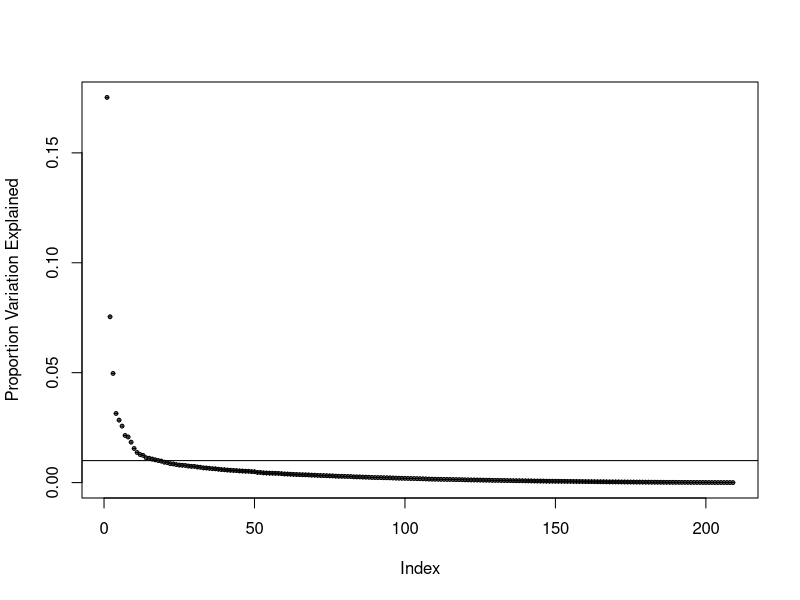
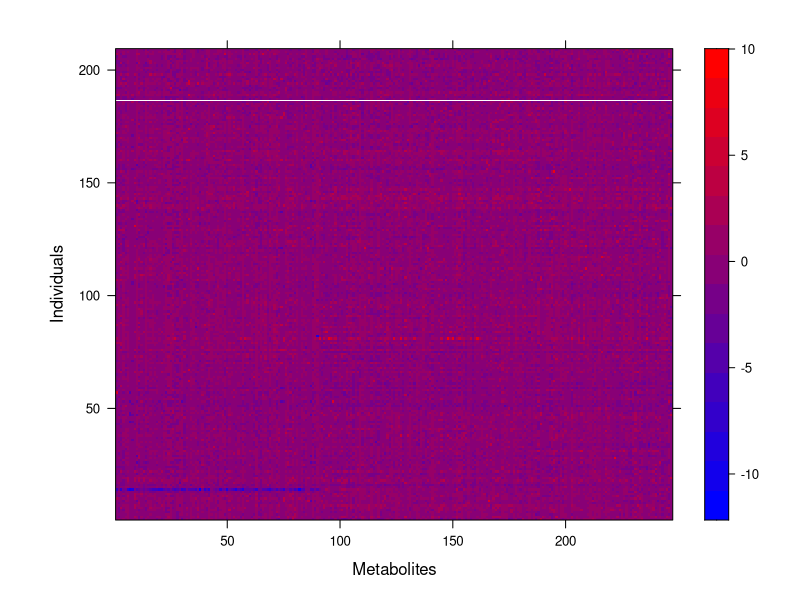
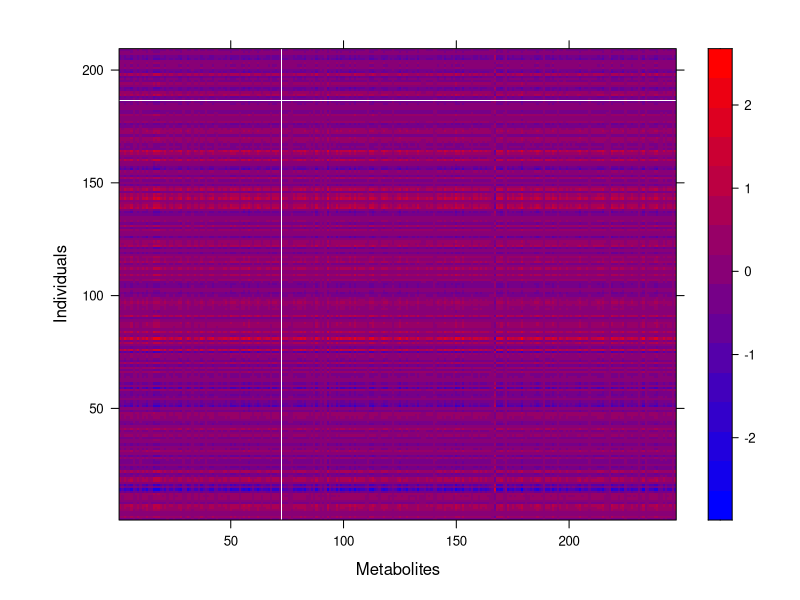
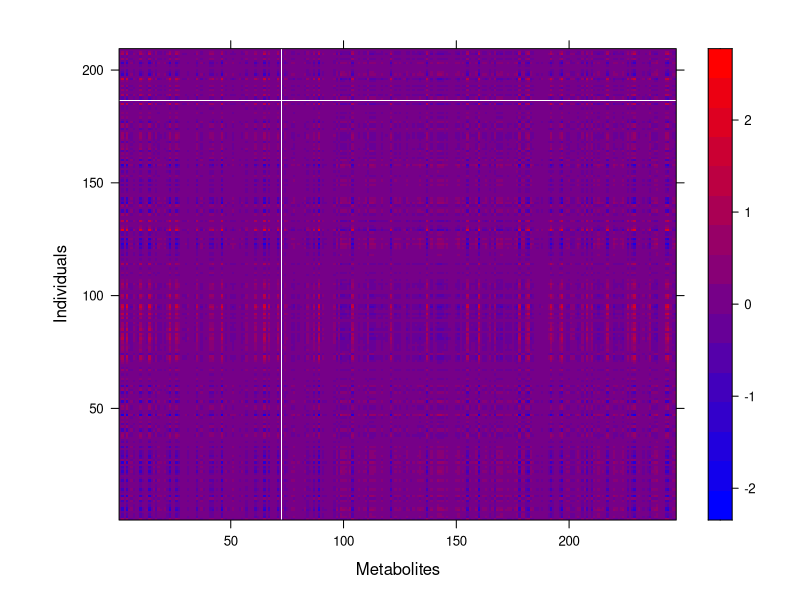
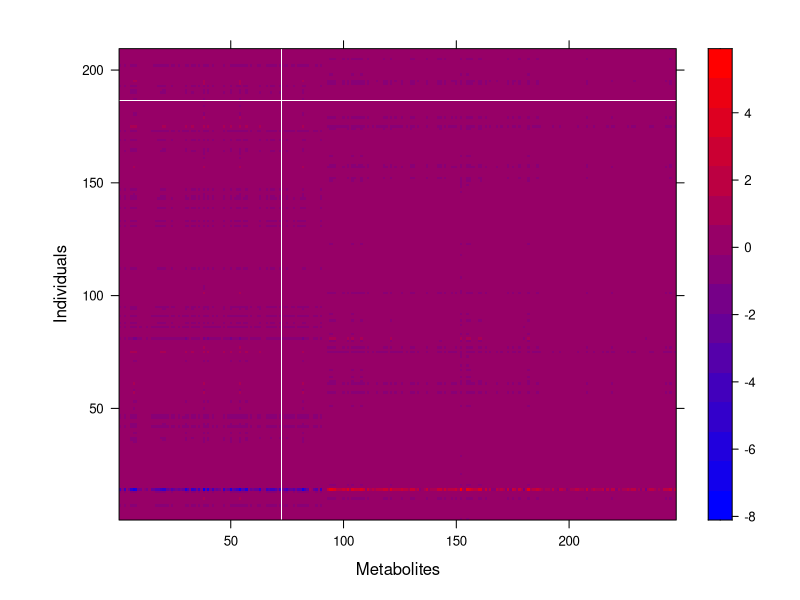

Here is the R script that generated these plots, in order:
## ---- chunk 1
setwd("~/KKScardiology/analysis")

data=na.omit(data.frame(read.csv("../data/kts.csv",header = T)))##omitted 79 rows
metab=data[,24:ncol(data)]
metab=metab[,-213]
v=svd(metab)$v
u=svd(metab)$u
d=svd(metab)$d

X=as.matrix(metab)


#clrs <- colorRampPalette(rev(c("#D73027","#FC8D59","#FEE090","#FFFFBF","#E0F3F8","#91BFDB","#4575B4")))(64)
library("lattice")
X=scale(X,center=TRUE,scale=TRUE)

rownames(X)=colnames(X)=NULL
## ---- chunk 2


#Take svd
svd.X = svd(X)
u = svd.X$u; v=svd.X$v; d=svd.X$d
plot(d^2/sum(d^2),lty=3,pch=10,lwd=1,cex=0.5,ylab="Proportion Variation Explained")
abline(h=0.01)
## ---- chunk 3

#1st principal matrix 
pcm1 = d[1]*matrix(u[,1])%*%t(matrix(v[,1]))

#2nd principal matrix 
pcm2 = d[2]*matrix(u[,2])%*%t(matrix(v[,2]))

#3rd principal matrix 
pcm3 = d[3]*matrix(u[,3])%*%t(matrix(v[,3]))

print(levelplot(t(X),col.regions = colorRampPalette(c("blue", "red"))( 100 ) ,
                xlab = "Metabolites",ylab = "Individuals",colorkey = TRUE))

print(levelplot(t(pcm1),col.regions = colorRampPalette(c("blue", "red"))( 100 ),
                xlab = "Metabolites",ylab = "Individuals",colorkey = TRUE))

print(levelplot(t(pcm2),col.regions = colorRampPalette(c("blue", "red"))( 100 ),
                xlab = "Metabolites",ylab = "Individuals",colorkey = TRUE))

print(levelplot(t(pcm3),col.regions = colorRampPalette(c("blue", "red"))( 100 ),
                xlab = "Metabolites",ylab = "Individuals",colorkey = TRUE))
